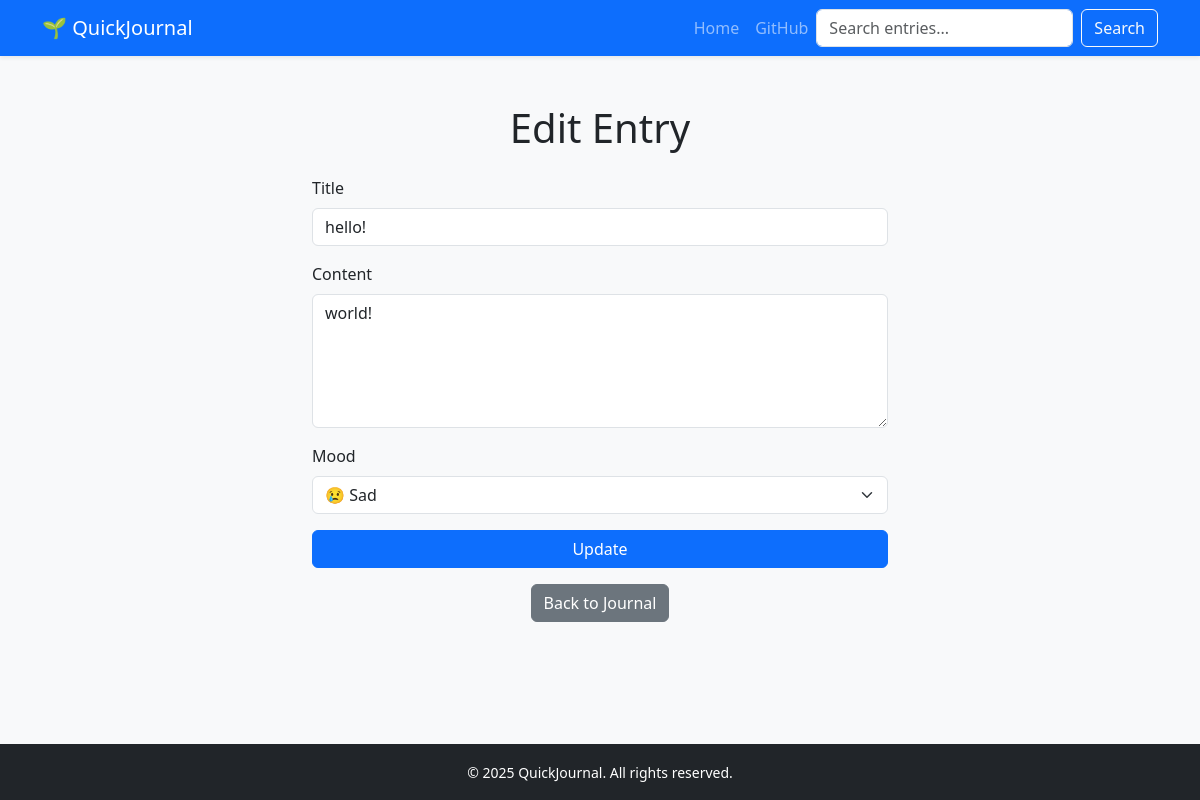
Before: /edit/2 with the older database file.
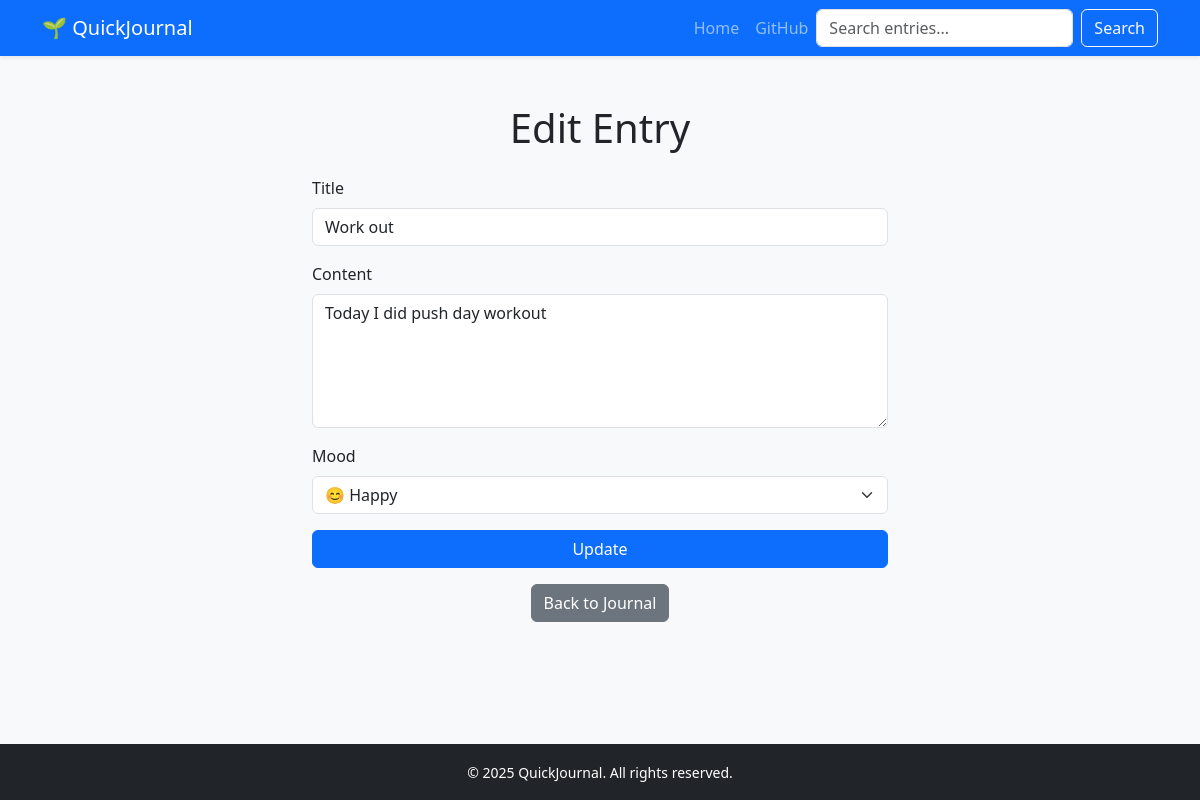
After: the same page with the newer database file.
### models.py (models this page shows, shortened)
class JournalEntry(db.Model):
    id = db.Column(db.Integer, primary_key=True)
    title = db.Column(db.String(200), nullable=False)
    mood = db.Column(db.String(100))
    content = db.Column(db.Text, nullable=False)
    date_created = db.Column(db.DateTime, default=func.now())
    user_id = db.Column(
        db.Integer, db.ForeignKey("user.id"), nullable=True
    )  # will be added later

### app.py (the view)
@app.route("/edit/<int:id>", methods=["GET", "POST"])
def edit(id):
    entry = JournalEntry.query.get_or_404(id)
    if request.method == "POST":
        entry.title = request.form["title"]
        entry.content = request.form["content"]
        entry.mood = request.form.get("mood")
        try:
            db.session.commit()
            return redirect("/")
        except Exception as e:
            print(f"Error updating: {e}")
            return "There was a problem updating that entry."
    else:
        return render_template("edit.html", entry=entry, mood_icons=mood_icons)

### templates/edit.html (shortened to what this page needs)
{% extends "base.html" %}
{% block content %}
<div class="container mt-5" style="max-width: 600px;">
    <h1 class="text-center mb-4">Edit Entry</h1>
    <form method="POST">
        <div class="mb-3">
            <label for="title" class="form-label">Title</label>
            <input type="text" name="title" id="title" class="form-control" value="{{ entry.title }}" required>
        </div>
        <div class="mb-3">
            <label for="content" class="form-label">Content</label>
            <textarea name="content" id="content" class="form-control" rows="5" required>{{ entry.content }}</textarea>
        </div>
        <div class="mb-3">
            <label for="mood" class="form-label">Mood</label>
            <select name="mood" id="mood" class="form-select">
                {% for mood_key, mood_value in mood_icons.items() %}
                    <option value="{{ mood_key }}" {% if entry.mood == mood_key %}selected{% endif %}>
                        {{ mood_value }}
                    </option>
                {% endfor %}
            </select>
        </div>
        <button type="submit" class="btn btn-primary w-100">Update</button>
    </form>
    <div class="text-center mt-3">
        <a href="/" class="btn btn-secondary">Back to Journal</a>
    </div>
</div>
{% endblock %}

Changed rows visible on the page:
changed JournalEntry: title "hello!" → "Work out"; content "world!" → "Today I did push day workout"; mood "😢 Sad" → "😊 Happy"
